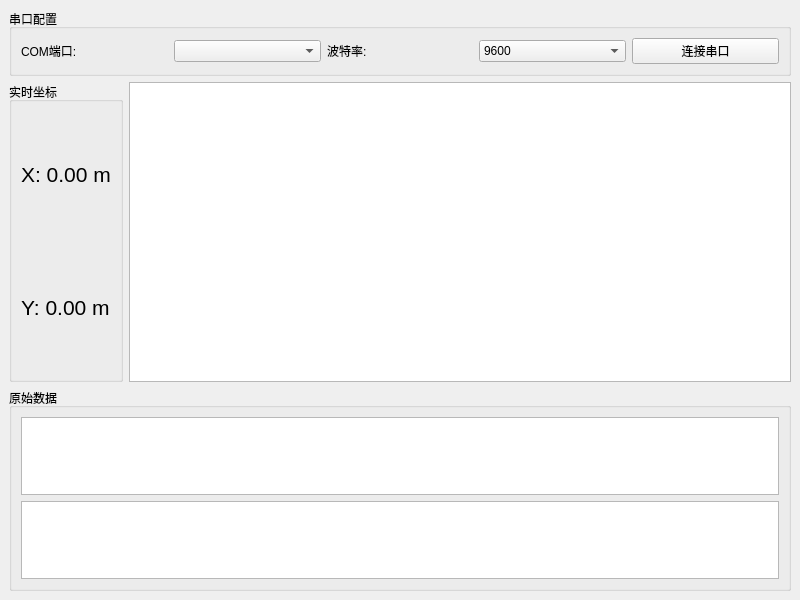
<?xml version="1.0" encoding="UTF-8"?>
<ui version="4.0">
 <class>MainWindow</class>
 <widget class="QMainWindow" name="MainWindow">
  <property name="geometry">
   <rect>
    <x>0</x>
    <y>0</y>
    <width>800</width>
    <height>600</height>
   </rect>
  </property>
  <property name="windowTitle">
   <string>蓝牙AOA定位系统</string>
  </property>
  <widget class="QWidget" name="centralwidget">
   <layout class="QVBoxLayout" name="verticalLayout">
    <item>
     <widget class="QGroupBox" name="groupBox">
      <property name="title">
       <string>串口配置</string>
      </property>
      <layout class="QHBoxLayout" name="horizontalLayout">
       <item>
        <widget class="QLabel" name="label">
         <property name="text">
          <string>COM端口:</string>
         </property>
        </widget>
       </item>
       <item>
        <widget class="QComboBox" name="com_port"/>
       </item>
       <item>
        <widget class="QLabel" name="label_2">
         <property name="text">
          <string>波特率:</string>
         </property>
        </widget>
       </item>
       <item>
        <widget class="QComboBox" name="baud_rate">
         <item>
          <property name="text">
           <string>9600</string>
          </property>
         </item>
         <item>
          <property name="text">
           <string>115200</string>
          </property>
         </item>
         <item>
          <property name="text">
           <string>230400</string>
          </property>
         </item>
        </widget>
       </item>
       <item>
        <widget class="QPushButton" name="connect_btn">
         <property name="text">
          <string>连接串口</string>
         </property>
        </widget>
       </item>
      </layout>
     </widget>
    </item>
    <item>
     <layout class="QHBoxLayout" name="horizontalLayout_2">
      <item>
       <widget class="QGroupBox" name="groupBox_2">
        <property name="title">
         <string>实时坐标</string>
        </property>
        <layout class="QVBoxLayout" name="verticalLayout_2">
         <item>
          <widget class="QLabel" name="x_label">
           <property name="font">
            <font>
             <pointsize>16</pointsize>
            </font>
           </property>
           <property name="text">
            <string>X: 0.00 m</string>
           </property>
          </widget>
         </item>
         <item>
          <widget class="QLabel" name="y_label">
           <property name="font">
            <font>
             <pointsize>16</pointsize>
            </font>
           </property>
           <property name="text">
            <string>Y: 0.00 m</string>
           </property>
          </widget>
         </item>
        </layout>
       </widget>
      </item>
      <item>
       <widget class="QGraphicsView" name="plot_widget">
        <property name="minimumSize">
         <size>
          <width>400</width>
          <height>300</height>
         </size>
        </property>
       </widget>
      </item>
     </layout>
    </item>
    <item>
     <widget class="QGroupBox" name="groupBox_3">
      <property name="title">
       <string>原始数据</string>
      </property>
      <layout class="QVBoxLayout" name="verticalLayout_3">
       <item>
        <widget class="QTextEdit" name="raw_display">
         <property name="readOnly">
          <bool>true</bool>
         </property>
        </widget>
       </item>
       <item>
        <widget class="QTextEdit" name="log_display">
         <property name="maximumHeight">
          <number>60</number>
         </property>
         <property name="readOnly">
          <bool>true</bool>
         </property>
        </widget>
       </item>
      </layout>
     </widget>
    </item>
   </layout>
  </widget>
 </widget>
 <resources/>
 <connections/>
</ui>
